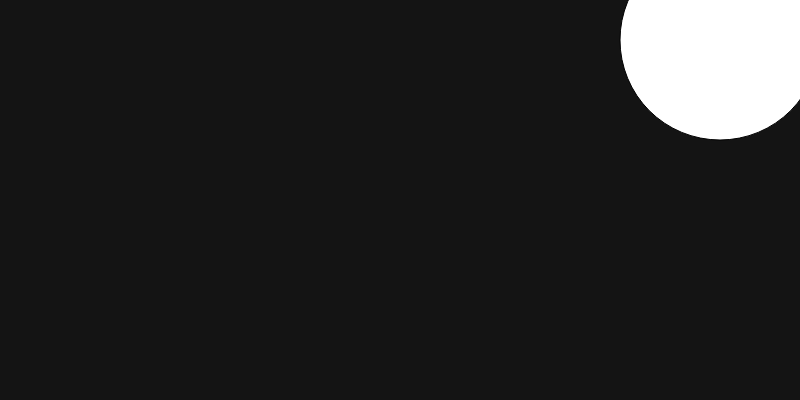
Frame 1 (no input)
Frame 60 (no input): identical to frame 1, image omitted
Frame 120 (the mouse pressed at the canvas centre since frame 60): identical to frame 1, image omitted

The p5.js sketch that drew this single still picture (run headless with seeded random() and noise() and a simulated clock; from frame 60 on, the mouse is pressed at the canvas centre):

// p5.js sketch
// ── sketch.js
let bubbles = [];

function setup() {
  createCanvas(800, 400);
  console.log('hello world!')
  background(20)

  // Sun
  circle(width * 0.9, height * 0.1, 200)

}

class bubble {
  constructor(size, color) {
    this.size = size;
    this.color = color;
  }
  create() {
    this.location = [mouseX, mouseY];
  }
  draw() {
    fill(200, a=5)
    // fill(255, a=0.1);
    stroke(200)
    strokeWeight(3);
    circle(this.location[0], this.location[1], this.size);
  }
  grow() {
    this.size += 0.5;
    this.draw()
  }
}

function draw() {
  // background(20, a=50);
  
  
  
  // mouse
  // fill(50)
  // circle(mouseX, mouseY, random(90,100))
  for (let b of bubbles) {
    b.grow();
  }
}

function mouseClicked(event) {
    let x = new bubble(random(10,20), random(50, 100));
    x.create();
    bubbles.push(x)
    console.log(event);
  }
